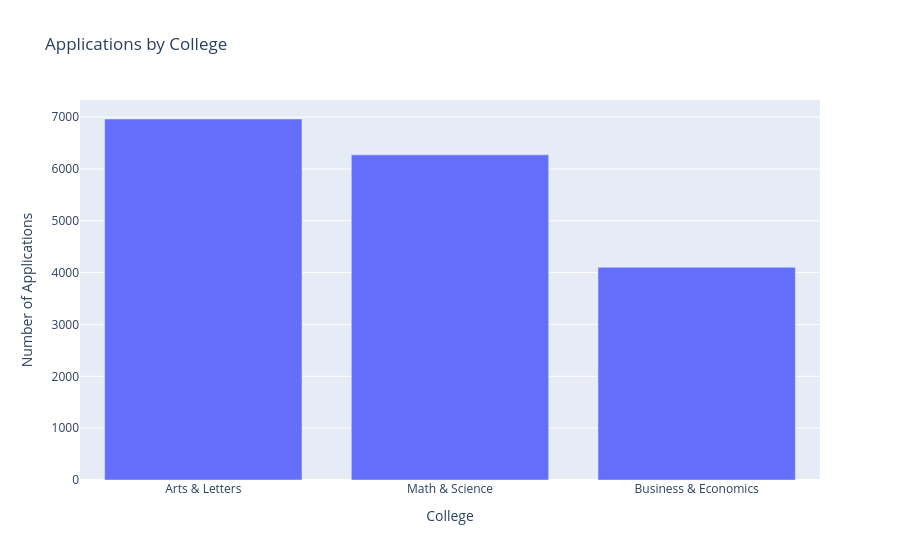

This figure's notebook cell:
### Code cell
#plotly bar plot
fig = px.bar( #tells it to create a bar plot
    x = college_counts.index, #identifies x axis values
    y = college_counts.values, #identifies y axis values
    labels = {"x": "College", "y": "Number of Applications"}, #labels our x and y axis
    title = "Applications by College" #title the chart
)

fig.show() #displays

### Figure 1 — Plotly figure (JSON) as saved in the notebook; plotly's stock layout.template omitted (floating-point values rounded to 4 significant figures)
{"data": [{"hovertemplate": "College=%{x}<br>Number of Applications=%{y}<extra></extra>", "legendgroup": "", "marker": {"color": "#636efa", "pattern": {"shape": ""}}, "name": "", "orientation": "v", "showlegend": false, "textposition": "auto", "type": "bar", "x": ["Arts & Letters", "Math & Science", "Business & Economics"], "xaxis": "x", "y": [6964, 6272, 4103], "yaxis": "y"}], "layout": {"barmode": "relative", "legend": {"tracegroupgap": 0}, "title": {"text": "Applications by College"}, "xaxis": {"anchor": "y", "domain": [0, 1], "title": {"text": "College"}}, "yaxis": {"anchor": "x", "domain": [0, 1], "title": {"text": "Number of Applications"}}}}
